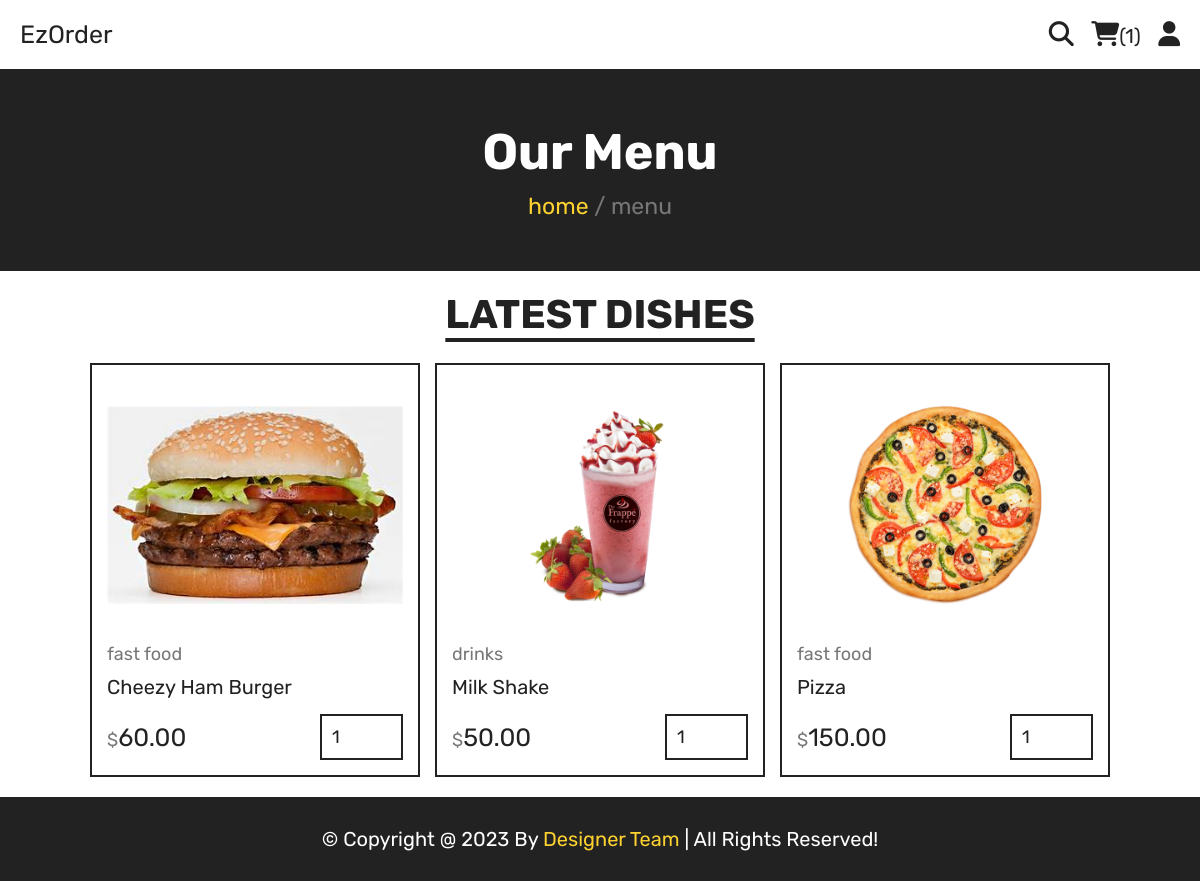
Page /menu.php on the committed database.
### tables this page shows
CREATE TABLE `products` (
  `id` int(11) NOT NULL,
  `name` varchar(255) NOT NULL,
  `category` varchar(255) NOT NULL,
  `price` decimal(10,2) NOT NULL,
  `image` varchar(255) NOT NULL,
  `quantity_available` int(11) NOT NULL DEFAULT 0
);

### menu.php (the view, shortened to what this page needs)
<?php
include 'components/connect.php';
?>
<!DOCTYPE html>
<html lang="en">
<head>
   <link rel="stylesheet" href="https://cdnjs.cloudflare.com/ajax/libs/font-awesome/6.1.1/css/all.min.css">
   <link rel="stylesheet" href="css/style.css">
</head>
<body>
   <?php include 'components/kiosk_header.php'; ?>
   <div class="heading">
      <h3>our menu</h3>
      <p><a href="home.php">home</a> <span> / menu</span></p>
   </div>
   <section class="products">
      <h1 class="title">latest dishes</h1>
      <div class="box-container">
         <?php
         $select_products = $conn->prepare("SELECT * FROM `products`");
         $select_products->execute();
         if ($select_products->rowCount() > 0) {
            while ($fetch_products = $select_products->fetch(PDO::FETCH_ASSOC)) {
         ?>
               <form action="" method="post" class="box">
                  <img src="uploaded_img/<?= $fetch_products['image']; ?>" alt="">
                  <a href="category.php?category=<?= $fetch_products['category']; ?>" class="cat"><?= $fetch_products['category']; ?></a>
                  <div class="name"><?= $fetch_products['name']; ?></div>
                  <div class="flex">
                     <div class="price"><span>$</span><?= $fetch_products['price']; ?></div>
                     <input type="number" name="qty" class="qty" min="1" max="99" value="1" maxlength="2"">
         </div>
      </form>
      <?php
            }
         } else {
            echo '<p class="empty">no products added yet!</p>';
         }
      ?>
   </div>
</section>
<?php include 'components/footer.php'; ?>
</body>
</html>

### css/style.css (style rules this page uses)
:root { --yellow:#fed330; --red:#e74c3c; --white:#fff; --black:#222; --light-color:#777; --border:.2rem solid var(--black); }
* { font-family: 'Rubik', sans-serif; margin:0; padding:0; box-sizing: border-box; outline: none; border: none; text-decoration: none; }
html { font-size: 62.5%; overflow-x: hidden; scroll-behavior: smooth; stop-opacity: 7rem; }
section { margin:0 auto; max-width: 1200px; padding:2rem; }
.title { text-align: center; margin-bottom: 2.5rem; font-size: 4rem; color:var(--black); text-transform: uppercase; text-decoration: underline; text-underline-offset: 1rem; }
.heading { display: flex; align-items: center; justify-content: center; gap:1rem; flex-flow: column; background-color: var(--black); min-height: 20rem; }
.heading h3 { font-size: 5rem; color:var(--white); text-transform: capitalize; }
.heading p { font-size: 2.3rem; color:var(--light-color); }
.heading p a { color:var(--yellow); }
.products .box-container { display: grid; grid-template-columns: repeat(auto-fit, 33rem); justify-content: center; align-items: flex-start; gap:1.5rem; }
.products .box-container .box { border:var(--border); padding:1.5rem; position: relative; overflow: hidden; }
.products .box-container .box img { height: 25rem; width: 100%; object-fit: contain; margin-bottom: 1rem; }
.products .box-container .box .cat { font-size: 1.8rem; color:var(--light-color); }
.products .box-container .box .name { font-size: 2rem; color:var(--black); margin:1rem 0; }
.products .box-container .box .flex { display: flex; align-items: center; gap:1rem; margin-top: 1.5rem; }
.products .box-container .box .flex .price { margin-right: auto; font-size: 2.5rem; color:var(--black); }
.products .box-container .box .flex .price span { color:var(--light-color); font-size: 1.8rem; }
.products .box-container .box .flex .qty { padding:1rem; border:var(--border); font-size: 1.8rem; color:var(--black); }

### rows in the picture
products: image (picture), category "fast food", name "Cheezy Ham Burger", price "60.00"
products: image (picture), category "drinks", name "Milk Shake", price "50.00"
products: image (picture), category "fast food", name "Pizza", price "150.00"

### other values in the picture
$total_cart_items "1"
